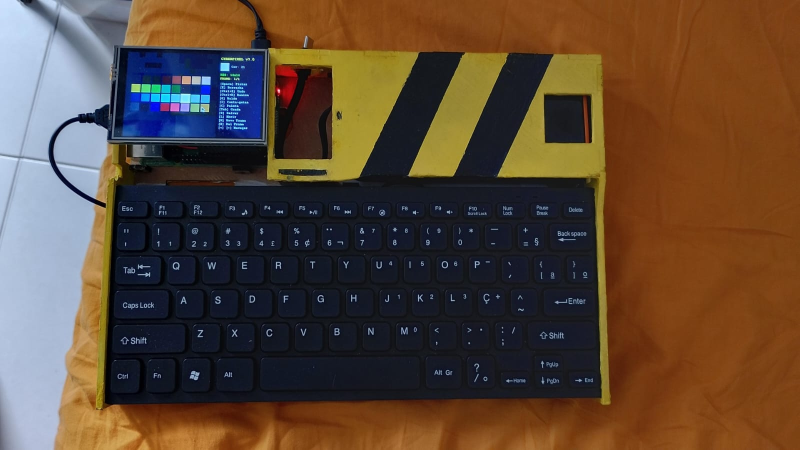
#> input picture RodaCyber.png, 1599 x 899 px (shown at 1/2 size); its folder holds only this picture in this run
$ python -i CyberPixel.py   (imports and definitions only)
#> lines starting #> are read from the running program, lines starting #| are printed output that depends on the picture
import pygame
import sys
import os
import tkinter as tk
from tkinter import filedialog, simpledialog
from PIL import Image as PilImage

# Define a classe da janela antes do Pygame iniciar
try:
    os.environ['SDL_VIDEO_X11_WMCLASS'] = "CyberPixelApp"
except:
    pass

# --- Inicialização do Tkinter ---
# [2 lines not run here, left out]

# --- Configurações Iniciais ---
LARGURA_TELA_TOTAL = 480
ALTURA_TELA_TOTAL = 320
CANVAS_SIZE = 320
TAMANHO_GRID = 16
TAMANHO_PIXEL = CANVAS_SIZE // TAMANHO_GRID

# --- PALETA DB32 ---
DB32 = [
    (0,0,0), (34,32,52), (69,40,60), (102,57,49), (143,86,59), (223,113,38), (217,160,102), (238,195,154),
    (251,242,54), (153,229,80), (106,190,48), (55,148,110), (75,105,47), (82,75,36), (50,60,57), (63,63,116),
    (48,96,130), (91,110,225), (99,155,255), (95,205,228), (203,219,252), (255,255,255), (155,173,183), (132,126,135),
    (105,106,106), (89,86,82), (118,66,138), (172,50,50), (217,87,99), (215,123,186), (143,151,74), (138,111,48)
]
PALETA = DB32
cor_atual_index = 21

# Cores UI
COR_BG_SIDEBAR = (40, 40, 50)
COR_TEXTO = (200, 200, 200)
COR_TEXTO_DESTAQUE = (255, 255, 0)
# Cores do Xadrez (Transparência)
CHECKER_1 = (60, 60, 60)
CHECKER_2 = (90, 90, 90)

# --- Inicialização Pygame ---
# [7 lines not run here, left out]

# [1 line that did not run here, left out]
# [1 line not run here, left out]

fonte = pygame.font.SysFont("monospace", 11, bold=True)
fonte_grande = pygame.font.SysFont("monospace", 14, bold=True)
clock = pygame.time.Clock()

# --- Estrutura de Dados ---
# ATENÇÃO: Agora iniciamos com None (Transparente) em vez de PALETA[0]
def criar_grid_vazio(tamanho):
    return [[None for _ in range(tamanho)] for _ in range(tamanho)]

frames = [criar_grid_vazio(TAMANHO_GRID)]
frame_atual = 0
cursor_x, cursor_y = 0, 0
historico_undo = []
MAX_UNDO = 30

def salvar_estado():
    # Copia profunda manual para lidar com None
    copia = [linha[:] for linha in frames[frame_atual]]
    historico_undo.append((copia, TAMANHO_GRID))
    if len(historico_undo) > MAX_UNDO: historico_undo.pop(0)

# --- FERRAMENTAS ---
def mudar_resolucao(novo_tamanho):
    global TAMANHO_GRID, TAMANHO_PIXEL, frames, frame_atual, cursor_x, cursor_y

    if novo_tamanho < 4 or novo_tamanho > 128:
        print("Tamanho invalido (min 4, max 128)")
        return

    print(f"Mudando resolução para {novo_tamanho}x{novo_tamanho}...")
    salvar_estado()

    novos_frames = []
    for grid_antigo in frames:
        # Converte grid para imagem PIL RGBA temporária
        img_temp = PilImage.new('RGBA', (TAMANHO_GRID, TAMANHO_GRID), (0,0,0,0))
        pix = img_temp.load()
        for y in range(TAMANHO_GRID):
            for x in range(TAMANHO_GRID):
                cor = grid_antigo[y][x]
                if cor is not None:
                    pix[x, y] = (cor[0], cor[1], cor[2], 255)
                else:
                    pix[x, y] = (0, 0, 0, 0) # Transparente

        # Redimensiona usando Nearest Neighbor (pixel art style)
        img_temp = img_temp.resize((novo_tamanho, novo_tamanho), PilImage.NEAREST)

        # Reconverte imagem PIL para Grid do CyberPixel
        novo_grid = criar_grid_vazio(novo_tamanho)
        pix_novo = img_temp.load()
        for y in range(novo_tamanho):
            for x in range(novo_tamanho):
                r, g, b, a = pix_novo[x, y]
                if a == 0:
                    novo_grid[y][x] = None
                else:
                    novo_grid[y][x] = (r, g, b)
        novos_frames.append(novo_grid)

    frames = novos_frames
    TAMANHO_GRID = novo_tamanho
    TAMANHO_PIXEL = max(1, CANVAS_SIZE // TAMANHO_GRID)
    cursor_x = TAMANHO_GRID // 2
    cursor_y = TAMANHO_GRID // 2

# [24 lines left out: functions flood_fill, shift_canvas, not called in this run]

# --- UI Helpers ---
def desenhar_texto(superficie, texto, x, y, cor=COR_TEXTO, fonte_usada=fonte):
    superficie.blit(fonte_usada.render(texto, True, cor), (x, y))

def acao_redimensionar():
    novo = simpledialog.askinteger("Redimensionar", "Novo tamanho (Ex: 32):", minvalue=4, maxvalue=128)
    if novo: mudar_resolucao(novo)

# [34 lines left out: function acao_salvar, not called in this run]

def acao_carregar():
    caminho = filedialog.askopenfilename(filetypes=[("Imagens", "*.png *.jpg *.gif")])
#> the answer given: RodaCyber.png
    if not caminho: return

    salvar_estado()
    global frames, frame_atual, TAMANHO_GRID, TAMANHO_PIXEL

    try:
        img_pil = PilImage.open(caminho)
#> img_pil is the input picture: PIL image 1599x899 RGB; mean R, G, B 91.4, 70.6, 54.4
        w, h = img_pil.size
#> w = 1599; h = 899
        maior_lado = max(w, h)
#> maior_lado = 1599

        if maior_lado != TAMANHO_GRID:
            novo_tamanho = min(maior_lado, 128)
#> novo_tamanho = 128
            mudar_resolucao(novo_tamanho)
#> (printed output is left out)
#> after the loop in mudar_resolucao, `for grid_antigo in frames:`: novos_frames = 1 item
#> in mudar_resolucao, `TAMANHO_GRID = novo_tamanho`: TAMANHO_GRID = 128
#> in mudar_resolucao, `TAMANHO_PIXEL = max(1, CANVAS_SIZE // TAMANHO_GRID)`: TAMANHO_PIXEL = 2
#> in mudar_resolucao, `cursor_x = TAMANHO_GRID // 2`: cursor_x = 64

        frames_temp = []
        n_frames = getattr(img_pil, "n_frames", 1)
#> n_frames = 1

        for i in range(n_frames):
            img_pil.seek(i)
            # Converte para RGBA para ler transparência
            frame_rgba = img_pil.convert("RGBA").resize((TAMANHO_GRID, TAMANHO_GRID), PilImage.NEAREST)
            grid_frame = criar_grid_vazio(TAMANHO_GRID)

            pix = frame_rgba.load()
            for y in range(TAMANHO_GRID):
                for x in range(TAMANHO_GRID):
                    r, g, b, a = pix[x, y]
                    if a > 0: # Considera pixel se tiver alpha > 0
                        grid_frame[y][x] = (r, g, b)
                    else:
                        grid_frame[y][x] = None

            frames_temp.append(grid_frame)
#> this loop made 1 pass
#> pass 1, in acao_carregar, `frame_rgba = img_pil.convert("RGBA").resize((TAMANHO_GRID, TAMANHO_GRI..`:
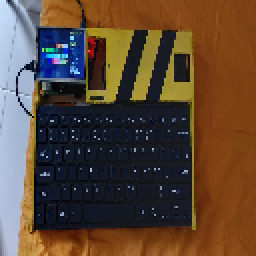
#> frame_rgba: PIL image 128x128 RGBA (shown 2 times larger); mean R, G, B, A 91.5, 70.8, 54.4, 255
#> after the loop, frames_temp = 1 item

        frames = frames_temp
        frame_atual = 0

    except Exception as e:
        print(f"Erro ao carregar: {e}")

# --- Loop Principal ---
mostrando_seletor = False
mostrar_grade = True
rodando = True
paleta_cursor_x, paleta_cursor_y = 0, 0

# [156 lines not run here, left out]

>>> result = acao_carregar()
